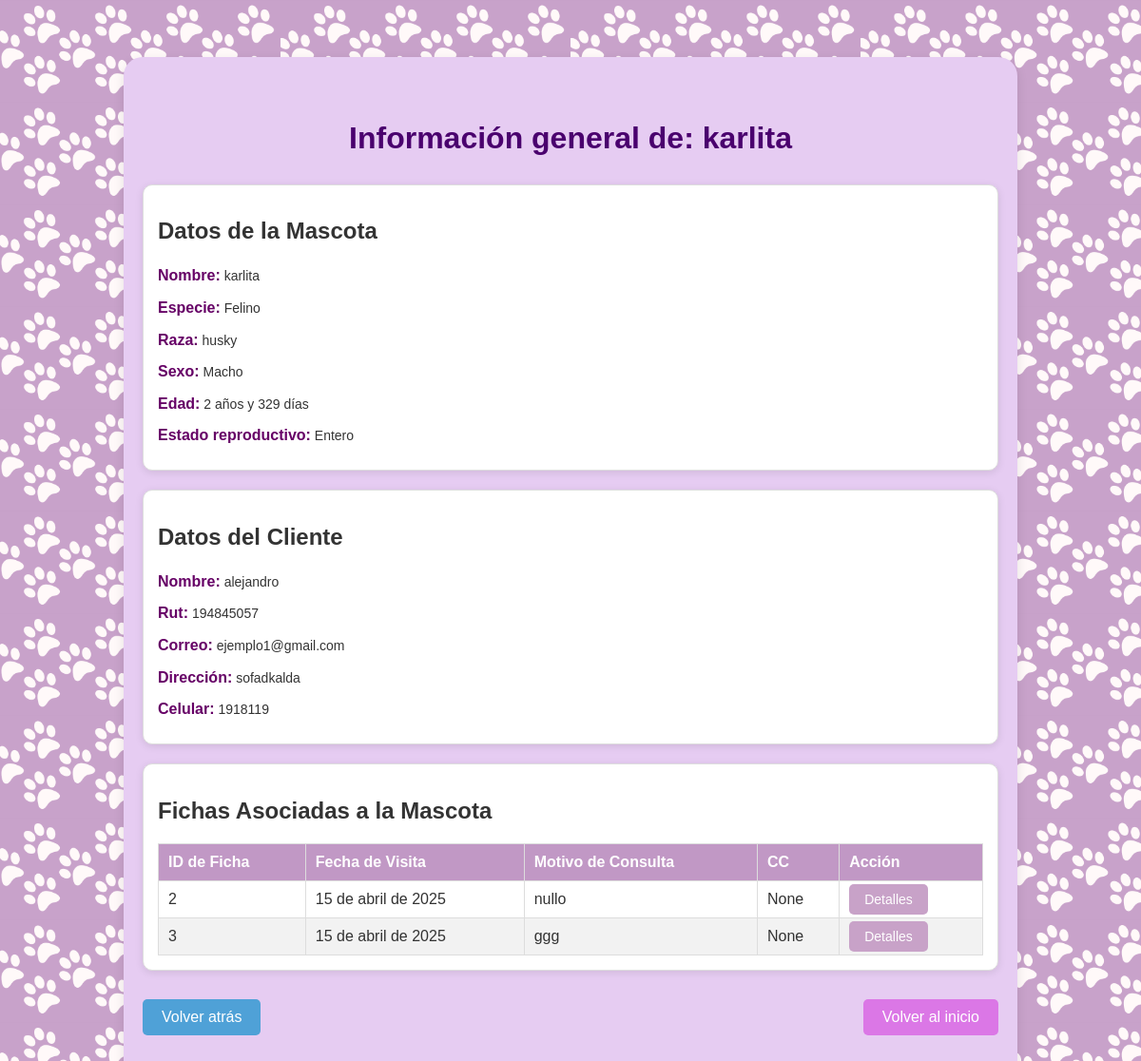
Screenshot of /mascota/2/fichas/ (signed in) with the database file from the repository.
### vetapp/models.py (models this page shows, shortened)
class Mascota(models.Model):
    SEXO_CHOICES = [
        ('Macho', 'Macho'),
        ('Hembra', 'Hembra'),
    ]
    ESPECIE_CHOICES = [
        ('Canino', 'Canino'),
        ('Felino', 'Felino'),
        ('Otro', 'Otro'),
    ]
    ESTADO_REPRODUCTIVO_CHOICES = [
        ('Entero', 'Entero'),
        ('Esterilizado', 'Esterilizado'),
    ]
    id_mascota = models.AutoField(primary_key=True)
    cliente = models.ForeignKey(Cliente, on_delete=models.CASCADE, related_name='mascotas')
    nombre = models.CharField(max_length=100)
    sexo = models.CharField(max_length=10, choices=SEXO_CHOICES)
    raza = models.CharField(max_length=100)
    especie = models.CharField(max_length=20, choices=ESPECIE_CHOICES)
    fecha_nacimiento = models.DateField()
    estado_reproductivo = models.CharField(max_length=15, choices=ESTADO_REPRODUCTIVO_CHOICES)
    def calcular_edad_completa(self):
        today = date.today()
        dias_totales = (today - self.fecha_nacimiento).days
        años = dias_totales // 365
        dias = dias_totales % 365
        años_texto = f"{años} año" if años == 1 else f"{años} años"
        dias_texto = f"{dias} día" if dias == 1 else f"{dias} días"
        return f"{años_texto} y {dias_texto}"
    edad = property(calcular_edad_completa)

class Cliente(models.Model):
    id_cliente = models.AutoField(primary_key=True)
    numero = models.CharField(max_length=20)
    mascota = models.CharField(max_length=100)  # Solo como dato de referencia rápida
    correo = models.EmailField()
    direccion = models.CharField(max_length=200)
    rut = models.CharField(max_length=12)
    nombre = models.CharField(max_length=100)

class Ficha(models.Model):
    id_ficha = models.AutoField(primary_key=True)
    mascota = models.ForeignKey(Mascota, on_delete=models.CASCADE, related_name='fichas')
    cliente = models.ForeignKey(Cliente, on_delete=models.CASCADE)
    fecha_visita = models.DateField(default=timezone.now)
    motivo_consulta = models.TextField()
    anamnesis_remota = models.TextField()
    anamnesis_actual = models.TextField()
    cc = models.TextField(blank=True, null=True)
    pc = models.TextField()
    tllc = models.TextField()
    oidos = models.TextField()
    ojos = models.TextField()
    boca = models.TextField()
    linfonodo_submandibular = models.TextField()
    rt = models.CharField(max_length=10)
    fc = models.CharField(max_length=10)
    fr = models.CharField(max_length=10)
    pulso_femoral = models.TextField()
    palpacion_abdominal = models.TextField()
    miembro_reproductor = models.TextField()
    linfonodo_inguinal = models.TextField()
    pelaje = models.TextField()
    temperatura = models.CharField(max_length=10)
    tratamiento = models.TextField()
    recomendaciones = models.TextField()
    receta = models.TextField()

### vetapp/views.py (the view)
# urls.py: path('mascota/<int:id_mascota>/fichas/', views.ver_fichas_mascota, name='ver_fichas_mascota'),
@login_required
def ver_fichas_mascota(request, id_mascota):
    mascota = get_object_or_404(Mascota, id_mascota=id_mascota)
    cliente = mascota.cliente
    fichas = Ficha.objects.filter(mascota=mascota)
    return render(request, 'vetapp/info-masc.html', {
        'mascota': mascota,
        'cliente': cliente,
        'fichas': fichas
    })

### vetapp/templates/vetapp/info-masc.html (shortened to what this page needs)
{% load static %}
<!DOCTYPE html>
<html lang="es">
<head>
    <link rel="stylesheet" href="{% static 'css/style.css' %}">
</head>
<body class="fondo-ficha">
    <section class="container-ficha">
        <h1 class="titulo-ficha">Información general de: {{ mascota.nombre }}</h1>
        <div class="ficha-details-box">
            <h2>Datos de la Mascota</h2>
            <p><strong>Nombre:</strong> {{ mascota.nombre }}</p>
            <p><strong>Especie:</strong> {{ mascota.especie }}</p>
            <p><strong>Raza:</strong> {{ mascota.raza }}</p>
            <p><strong>Sexo:</strong> {{ mascota.sexo }}</p>
            <p><strong>Edad:</strong> {{ mascota.edad }}</p>
            <p><strong>Estado reproductivo:</strong> {{ mascota.estado_reproductivo }}</p>
        </div>
        <div class="ficha-details-box">
            <h2>Datos del Cliente</h2>
            <p><strong>Nombre:</strong> {{ cliente.nombre }}</p>
            <p><strong>Rut:</strong> {{ cliente.rut }}</p>
            <p><strong>Correo:</strong> {{ cliente.correo }}</p>
            <p><strong>Dirección:</strong> {{ cliente.direccion }}</p>
            <p><strong>Celular:</strong> {{ cliente.numero }}</p>
        </div>
        <div class="ficha-details-box">
            <h2>Fichas Asociadas a la Mascota</h2>
            <table class="ver-cliente-table tabla-fichas">
                <thead>
                    <tr class="ver-cliente-tr">
                        <th class="ver-cliente-th">ID de Ficha</th>
                        <th class="ver-cliente-th">Fecha de Visita</th>
                        <th class="ver-cliente-th">Motivo de Consulta</th>
                        <th class="ver-cliente-th">CC</th>
                        <th class="ver-cliente-th">Acción</th>
                    </tr>
                </thead>
                <tbody>
                    {% for ficha in mascota.fichas.all %}
                        <tr class="ver-cliente-tr">
                            <td class="ver-cliente-td">{{ ficha.id_ficha }}</td>
                            <td class="ver-cliente-td">{{ ficha.fecha_visita }}</td>
                            <td class="ver-cliente-td">{{ ficha.motivo_consulta }}</td>
                            <td class="ver-cliente-td">{{ ficha.cc }}</td>
                            <td class="ver-cliente-td">
                                <a href="{% url 'ver_detalle_ficha' ficha.id_ficha %}" class="detalle-btn" style="text-decoration: none;">Detalles</a>
                            </td>
                        </tr>
                    {% empty %}
                        <tr class="ver-cliente-tr">
                            <td class="ver-cliente-td" colspan="4">No hay fichas registradas para esta mascota.</td>
                        </tr>
                    {% endfor %}
                </tbody>
            </table>
        </div>
        <div class="button-container">
            <a href="javascript:history.back()" class="boton-detalle-ficha volver-atras">Volver atrás</a>
            <a href="{% url 'home' %}" class="boton-detalle-ficha agregar-mascota">Volver al inicio</a>
        </div>
    </section>
</body>
</html>

### static/css/style.css (style rules this page uses)
body { margin: 0; font-family: Arial, sans-serif; background-size: cover; background-position: center; color: #333; height: 100vh; }
.button-container { margin: 30px 0; display: flex; gap: 20px; flex-wrap: wrap; justify-content: center; }
table { width: 100%; border-collapse: collapse; margin-top: 10px; }
th, td { border: 1px solid #c8b7dc; padding: 12px; text-align: left; }
th { background-color: #c198c5; color: white; }
.ver-cliente-table { width: 100%; border-collapse: collapse; }
.ver-cliente-th, .ver-cliente-td { padding: 10px; border: 1px solid #ddd; text-align: left; }
.ver-cliente-tr:nth-child(even) { background-color: #f2f2f2; }
.container-ficha { background-color: #e6ccf2; padding: 40px 20px; border-radius: 20px; max-width: 900px; margin: 60px auto; box-shadow: 0 4px 12px rgba(0, 0, 0, 0.1); }
.titulo-ficha { text-align: center; font-size: 32px; margin-bottom: 30px; color: #4a006e; }
.ficha-details-box { background-color: #ffffff; padding: 15px; border-radius: 10px; box-shadow: 0 2px 8px rgba(0, 0, 0, 0.1); border: 1px solid #ddd; margin-bottom: 20px; }
.ficha-details-box p { margin: 8px 0; color: #333; line-height: 1.6; font-size: 14px; }
.ficha-details-box p strong { font-weight: bold; color: #2c3e50; font-size: 16px; }
.ficha-details-box p strong { color: #660066; }
.detalle-btn { background-color: #c8a2c8; border: none; color: white; padding: 8px 16px; font-size: 14px; border-radius: 5px; cursor: pointer; transition: background-color 0.3s ease; }
.boton-detalle-ficha { padding: 10px 20px; font-size: 16px; border-radius: 5px; color: white; text-align: center; text-decoration: none; cursor: pointer; display: inline-block; }
.button-container { display: flex; justify-content: space-between; margin-top: 30px; }
.boton-detalle-ficha.volver-atras { background-color: #4fa1d7; border: none; }
.boton-detalle-ficha.agregar-mascota { background-color: #db77e6; border: none; }

### rows the page displays
Mascota: nombre "karlita", especie "Felino", raza "husky", sexo "Macho", edad "2 años y 329 días", estado_reproductivo "Entero"
Cliente: nombre "alejandro", rut "194845057", correo "ejemplo1@gmail.com", direccion "sofadkalda", numero "1918119"
Ficha: id_ficha "2", fecha_visita "15 de abril de 2025", motivo_consulta "nullo", cc "None"
Ficha: id_ficha "3", fecha_visita "15 de abril de 2025", motivo_consulta "ggg", cc "None"
